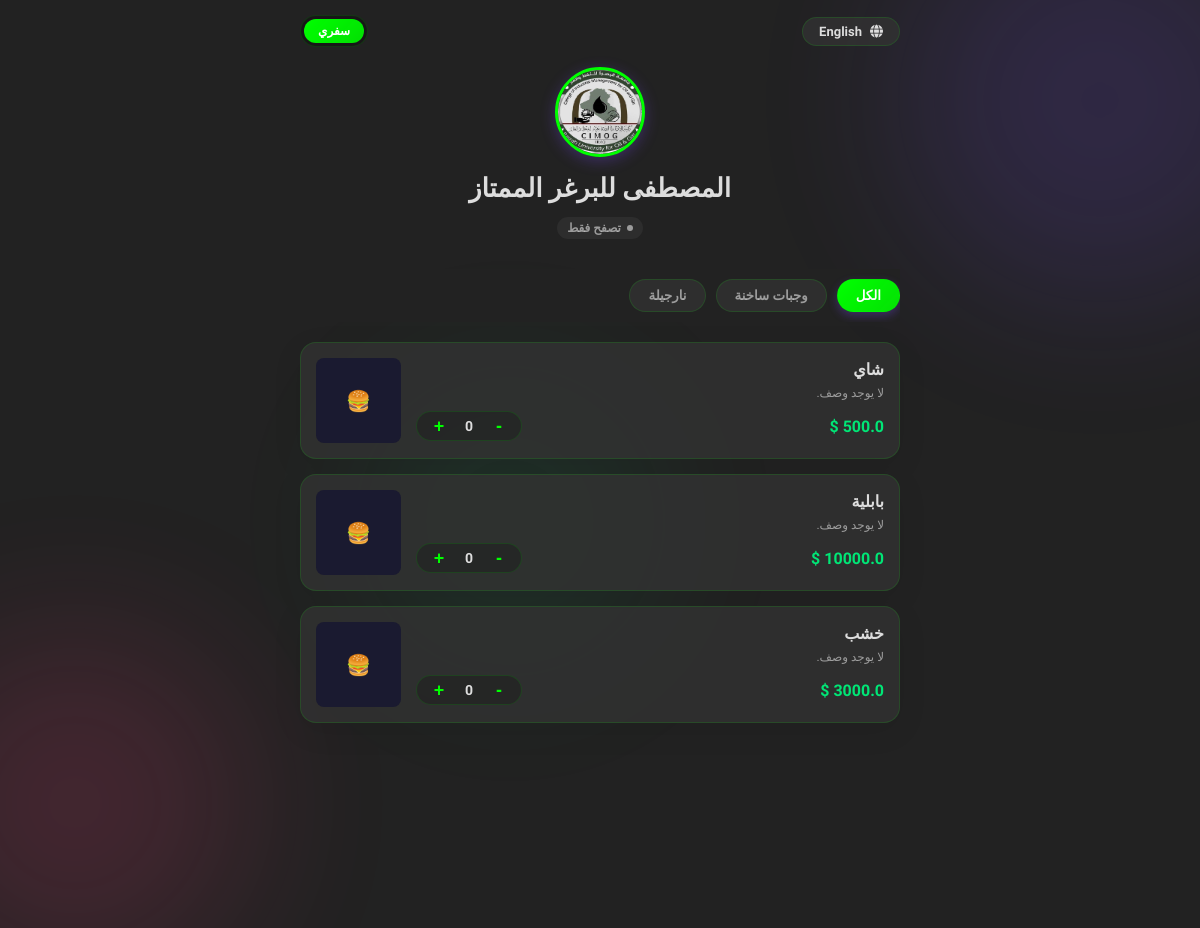
Page /r/mostafa on the committed database.
### tables this page shows
CREATE TABLE restaurants (
        id INTEGER PRIMARY KEY AUTOINCREMENT,
        user_id INTEGER NOT NULL,
        name TEXT NOT NULL,
        slug TEXT UNIQUE NOT NULL,
        logo TEXT,
        status TEXT NOT NULL DEFAULT 'active', theme_name TEXT NOT NULL DEFAULT 'classic_light', theme_primary_color TEXT DEFAULT '#059669', theme_bg_color TEXT DEFAULT '#f8fafc', theme_surface_color TEXT DEFAULT '#ffffff', theme_text_color TEXT DEFAULT '#1e293b', currency TEXT NOT NULL DEFAULT 'IQD', -- 'active', 'pending', 'inactive'
        FOREIGN KEY (user_id) REFERENCES users(id) ON DELETE CASCADE
    );

CREATE TABLE categories (
        id INTEGER PRIMARY KEY AUTOINCREMENT,
        restaurant_id INTEGER NOT NULL,
        name TEXT NOT NULL,
        FOREIGN KEY (restaurant_id) REFERENCES restaurants(id) ON DELETE CASCADE
    );

CREATE TABLE menu_items (
        id INTEGER PRIMARY KEY AUTOINCREMENT,
        category_id INTEGER NOT NULL,
        name TEXT NOT NULL,
        description TEXT,
        price REAL NOT NULL,
        image_path TEXT,
        available INTEGER NOT NULL DEFAULT 1, -- 1 = True, 0 = False
        FOREIGN KEY (category_id) REFERENCES categories(id) ON DELETE CASCADE
    );

### app.py (the view)
@app.route('/r/<slug>')
def public_menu(slug):
    restaurant = db.get_restaurant_by_slug(slug)
    if not restaurant or restaurant['status'] != 'active':
        return "المطعم غير موجود أو معطل حالياً.", 404
    categories = db.get_categories(restaurant['id'])
    menu_items = db.get_menu_items(restaurant['id'])
    mock_table = {'id': 0, 'table_number': 'تصفح فقط'}
    return render_template('menu.html', restaurant=restaurant, categories=categories, menu_items=menu_items, table=mock_table)

### database.py (called while the page is built)
def get_db():
    conn = sqlite3.connect(DB_PATH)
    conn.row_factory = sqlite3.Row
    conn.execute("PRAGMA foreign_keys = ON")
    return conn

def get_restaurant_by_slug(slug):
    conn = get_db()
    cursor = conn.cursor()
    cursor.execute("SELECT * FROM restaurants WHERE slug = ?", (slug,))
    res = cursor.fetchone()
    conn.close()
    return res

def get_categories(restaurant_id):
    conn = get_db()
    cursor = conn.cursor()
    cursor.execute("SELECT * FROM categories WHERE restaurant_id = ?", (restaurant_id,))
    res = cursor.fetchall()
    conn.close()
    return res

def get_menu_items(restaurant_id):
    conn = get_db()
    cursor = conn.cursor()
    cursor.execute('''
        SELECT m.*, c.name as category_name
        FROM menu_items m
        JOIN categories c ON m.category_id = c.id
        WHERE c.restaurant_id = ?
    ''', (restaurant_id,))
    res = cursor.fetchall()
    conn.close()
    return res

### templates/menu.html (shortened to what this page needs)
{% extends 'base.html' %}
{% block content %}
<div class="customer-menu-layout">
    <div style="display: flex; justify-content: space-between; align-items: center; margin-bottom: 20px; flex-wrap: wrap; gap: 10px;">
        <button class="btn btn-secondary lang-toggle-btn" onclick="toggleLanguage()" style="padding: 6px 16px; font-size: 13px; border-radius: 20px; font-weight: bold; background: var(--glass-bg); border: 1px solid var(--glass-border); color: var(--text-primary); min-width: 90px;">
        </button>
        <div class="order-type-switch" style="display: flex; background: rgba(0,0,0,0.3); border-radius: 20px; padding: 3px; border: 1px solid var(--glass-border);">
            <button class="btn {% if table.id == 0 %}active-type{% endif %}" id="type-takeaway-btn" onclick="setOrderType('take_away')" style="padding: 5px 14px; font-size: 12px; border-radius: 18px; font-weight: bold; {% if table.id == 0 %}background: var(--accent-gradient); color: #fff;{% else %}background: transparent; color: var(--text-secondary);{% endif %} border: none; cursor: pointer; transition: all 0.2s;">
                <span class="lang-txt" data-key="takeaway">سفري</span>
            </button>
        </div>
    </div>
    <div class="restaurant-profile-header">
        {% if restaurant.logo %}
            <img src="{{ url_for('static', filename='uploads/' + restaurant.logo) }}" alt="Logo" class="restaurant-logo-circle">
        {% else %}
            <div class="restaurant-logo-circle" style="background: var(--bg-secondary); display: flex; align-items: center; justify-content: center; font-size: 32px; margin: 0 auto 12px auto;">🍽️</div>
        {% endif %}
        <h1>{{ restaurant.name }}</h1>
        <div id="table-state-box">
            {% if table.id != 0 %}
                {% if table.status == 'available' %}
                    <span class="client-status-indicator" style="background: rgba(0, 230, 118, 0.1); color: var(--success-color);"><span style="width: 6px; height: 6px; border-radius: 50%; background: var(--success-color); display: inline-block;"></span> <span class="lang-txt" data-key="new_session">جلسة جديدة</span></span>
                {% elif table.status == 'occupied' %}
                    <span class="client-status-indicator" style="background: rgba(0, 120, 212, 0.1); color: #00bcf2;"><span style="width: 6px; height: 6px; border-radius: 50%; background: #00bcf2; display: inline-block;"></span> <span class="lang-txt" data-key="active_session">جلسة نشطة - قيد الخدمة</span></span>
                {% elif table.status == 'billing' %}
                    <span class="client-status-indicator" style="background: rgba(255, 23, 68, 0.1); color: var(--danger-color); animation: blinker-animation 1.5s infinite;"><span style="width: 6px; height: 6px; border-radius: 50%; background: var(--danger-color); display: inline-block;"></span> <span class="lang-txt" data-key="awaiting_bill">بانتظار الفاتورة والدفع كاش</span></span>
                {% endif %}
            {% else %}
                <span class="client-status-indicator" style="background: rgba(255, 255, 255, 0.05); color: var(--text-secondary);"><span style="width: 6px; height: 6px; border-radius: 50%; background: var(--text-secondary); display: inline-block;"></span> <span class="lang-txt" data-key="browse_only">تصفح فقط</span></span>
            {% endif %}
        </div>
    </div>
    <div class="category-slider">
        <button class="category-slider-btn active lang-txt" data-key="all" onclick="filterCategory('all', this)">الكل</button>
        {% for cat in categories %}
        <button class="category-slider-btn" onclick="filterCategory('cat-{{ cat.id }}', this)">{{ cat.name }}</button>
        {% endfor %}
    </div>
    <div class="customer-items-list-container">
        {% for item in menu_items %}
        <div class="customer-item-card menu-item-row-cat cat-{{ item.category_id }}" id="item-card-{{ item.id }}">
            <div class="customer-item-info">
                <div class="customer-item-title">{{ item.name }}</div>
                <p class="customer-item-desc">{{ item.description or 'لا يوجد وصف.' }}</p>
                <div class="customer-item-price-row">
                    <span class="customer-item-price">{{ item.price }} <span class="currency-label"></span></span>
                    {% if item.available == 1 %}
                        <div class="qty-controls" id="controls-{{ item.id }}" style="display: {% if table.id != 0 %}flex{% else %}none{% endif %};">
                            <button class="qty-btn" onclick="addToCart({{ item.id }}, '{{ item.name }}', {{ item.price }}, -1)">-</button>
                            <span class="qty-val" id="qty-{{ item.id }}">0</span>
                            <button class="qty-btn" onclick="addToCart({{ item.id }}, '{{ item.name }}', {{ item.price }}, 1)">+</button>
                        </div>
                    {% else %}
                        <span style="color: var(--danger-color); font-size: 11px; font-weight: bold;"><i class="fa-solid fa-ban"></i> <span class="lang-txt" data-key="unavailable">غير متوفر</span></span>
                    {% endif %}
                </div>
            </div>
            <div class="customer-item-img-container">
                {% if item.image_path %}
                    <img src="{{ url_for('static', filename='uploads/' + item.image_path) }}" alt="{{ item.name }}">
                {% else %}
                    <div class="customer-item-no-image-mini">🍔</div>
                {% endif %}
            </div>
        </div>
        {% else %}
        <div class="glass-card lang-txt" data-key="menu_empty" style="text-align: center; color: var(--text-secondary); padding: 40px;">
            لا توجد وجبات مضافة في المنيو حالياً.
        </div>
        {% endfor %}
    </div>
</div>
{% endblock %}

### static/css/style.css (style rules this page uses)
:root { --bg-primary: #0b0b14; --bg-secondary: #121225; --accent-color: #7c4dff; --accent-gradient: linear-gradient(135deg, #7c4dff 0%, #ff4081 100%); --success-color: #00e676; --warning-color: #ff9100; --danger-color: #ff1744; --text-primary: #f5f5f7; --text-secondary: #a0aec0; --glass-bg: rgba(18, 18, 37, 0.6); --glass-border: rgba(255, 255, 255, 0.08); --card-shadow: 0 8px 32px 0 rgba(0, 0, 0, 0.37); --border-radius-sm: 8px; --border-radius-md: 16px; --border-radius-lg: 24px; --font-main: 'Tajawal', sans-serif; --font-heading: 'Cairo', sans-serif; --transition: all 0.3s cubic-bezier(0.25, 0.8, 0.25, 1); }
html { scroll-behavior: smooth; }
* { margin: 0; padding: 0; box-sizing: border-box; }
body { background-color: var(--bg-primary); color: var(--text-primary); font-family: var(--font-main); min-height: 100vh; display: flex; flex-direction: column; overflow-x: hidden; position: relative; }
.btn { display: inline-flex; align-items: center; justify-content: center; gap: 8px; padding: 12px 24px; border-radius: var(--border-radius-sm); font-family: var(--font-main); font-weight: 600; font-size: 15px; cursor: pointer; border: none; transition: var(--transition); }
.btn-secondary { background: rgba(255, 255, 255, 0.08); color: var(--text-primary); border: 1px solid var(--glass-border); }
.customer-menu-layout { max-width: 600px; margin: 0 auto; padding-bottom: 90px; }
.restaurant-profile-header { text-align: center; margin-bottom: 30px; }
.restaurant-logo-circle { width: 90px; height: 90px; border-radius: 50%; object-fit: cover; border: 3px solid var(--accent-color); box-shadow: 0 4px 15px rgba(124, 77, 255, 0.3); margin-bottom: 12px; }
.restaurant-profile-header h1 { font-family: var(--font-heading); font-size: 26px; font-weight: 700; margin-bottom: 6px; }
.category-slider { display: flex; gap: 10px; overflow-x: auto; padding: 10px 0; margin-bottom: 20px; position: sticky; top: 60px; background: var(--bg-primary); z-index: 10; scrollbar-width: none; }
.category-slider-btn { flex-shrink: 0; background: var(--glass-bg); border: 1px solid var(--glass-border); color: var(--text-secondary); padding: 8px 18px; border-radius: 20px; font-family: var(--font-main); font-weight: 600; cursor: pointer; transition: var(--transition); }
.category-slider-btn.active, .category-slider-btn:hover { background: var(--accent-gradient); color: white; border-color: transparent; box-shadow: 0 4px 10px rgba(124, 77, 255, 0.3); }
.customer-item-card { background: var(--glass-bg); border: 1px solid var(--glass-border); border-radius: var(--border-radius-md); padding: 15px; margin-bottom: 15px; display: grid; grid-template-columns: 1fr 85px; gap: 15px; align-items: center; box-shadow: var(--card-shadow); transition: var(--transition); }
.customer-item-info { display: flex; flex-direction: column; }
.customer-item-title { font-family: var(--font-heading); font-size: 16px; font-weight: 700; margin-bottom: 6px; }
.customer-item-desc { color: var(--text-secondary); font-size: 12px; line-height: 1.4; margin-bottom: 10px; }
.customer-item-price-row { display: flex; align-items: center; justify-content: space-between; margin-top: auto; }
.customer-item-price { font-weight: 700; color: var(--success-color); }
.customer-item-img-container { width: 85px; height: 85px; border-radius: var(--border-radius-sm); overflow: hidden; background: #1a1a30; position: relative; }
.customer-item-no-image-mini { width: 100%; height: 100%; display: flex; justify-content: center; align-items: center; color: #4a5568; font-size: 20px; }
.qty-controls { display: flex; align-items: center; gap: 10px; background: rgba(0, 0, 0, 0.2); border-radius: 20px; padding: 2px 10px; border: 1px solid var(--glass-border); }
.qty-btn { background: none; border: none; color: var(--accent-color); font-size: 18px; cursor: pointer; font-weight: 700; width: 24px; height: 24px; display: flex; align-items: center; justify-content: center; transition: var(--transition); }
.qty-val { font-weight: 700; min-width: 16px; text-align: center; font-size: 14px; }

### rows in the picture
restaurants: logo (picture), name "المصطفى للبرغر الممتاز"
categories: name "وجبات ساخنة"
categories: name "نارجيلة"
menu_items: name "شاي", description "لا يوجد وصف."
menu_items: name "بابلية", description "لا يوجد وصف."
menu_items: name "خشب", description "لا يوجد وصف."
